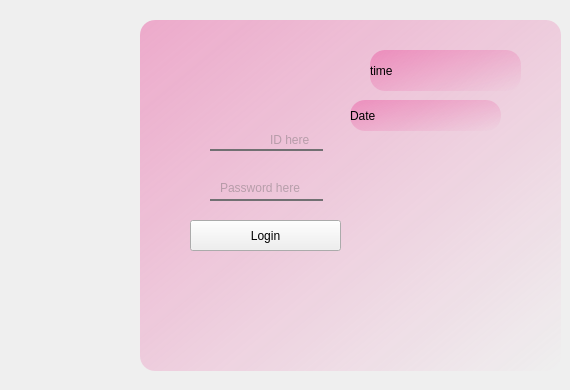
    <widget class="QWidget" name="loginWindow">
     <widget class="QFrame" name="login_frame">
      <property name="geometry">
       <rect>
        <x>140</x>
        <y>20</y>
        <width>421</width>
        <height>351</height>
       </rect>
      </property>
      <property name="styleSheet">
       <string notr="true">QFrame
{
border-radius: 15px;
	background-color: qlineargradient(spread:reflect, x1:0, y1:0, x2:1, y2:1, stop:0 rgba(233, 63, 147, 100), stop:1 rgba(0, 0, 0, 0));

}</string>
      </property>
      <property name="frameShape">
       <enum>QFrame::StyledPanel</enum>
      </property>
      <property name="frameShadow">
       <enum>QFrame::Raised</enum>
      </property>
      <widget class="QLabel" name="login_icon">
       <property name="geometry">
        <rect>
         <x>90</x>
         <y>20</y>
         <width>81</width>
         <height>71</height>
        </rect>
       </property>
       <property name="styleSheet">
        <string notr="true">image: url(:/new/prefix1/image/126205197_181879636821640_5647087082797402769_n.png);
background-color: rgba(255,255,255,0);
background-color: rgba(234, 114, 255, 0);

</string>
       </property>
       <property name="text">
        <string/>
       </property>
      </widget>
      <widget class="QLineEdit" name="id">
       <property name="geometry">
        <rect>
         <x>70</x>
         <y>110</y>
         <width>113</width>
         <height>21</height>
        </rect>
       </property>
       <property name="styleSheet">
        <string notr="true">color: rgb(0, 0, 0);
font: 75 10pt &quot;Century Gothic&quot;;
background:transparent;
border:none;

border-bottom:2px solid#717072;
</string>
       </property>
       <property name="text">
        <string/>
       </property>
      </widget>
      <widget class="QLineEdit" name="password">
       <property name="geometry">
        <rect>
         <x>70</x>
         <y>160</y>
         <width>113</width>
         <height>21</height>
        </rect>
       </property>
       <property name="styleSheet">
        <string notr="true">color: rgb(0, 0, 0);

background:transparent;
border:none;

border-bottom:2px solid#717072;
</string>
       </property>
       <property name="text">
        <string/>
       </property>
       <property name="echoMode">
        <enum>QLineEdit::Password</enum>
       </property>
      </widget>
      <widget class="QLabel" name="ID_here">
       <property name="geometry">
        <rect>
         <x>130</x>
         <y>110</y>
         <width>61</width>
         <height>20</height>
        </rect>
       </property>
       <property name="styleSheet">
        <string notr="true">background-color: rgba(255, 255, 255, 0);
color: rgba(97, 97, 97, 100);
font: italic 11pt &quot;Century Gothic&quot;;</string>
       </property>
       <property name="text">
        <string>ID here</string>
       </property>
      </widget>
      <widget class="QLabel" name="Password_here">
       <property name="geometry">
        <rect>
         <x>80</x>
         <y>160</y>
         <width>111</width>
         <height>16</height>
        </rect>
       </property>
       <property name="styleSheet">
        <string notr="true">background-color: rgba(255, 255, 255, 0);
color: rgb(97,97,97,100);
font: italic 11pt &quot;Century Gothic&quot;;</string>
       </property>
       <property name="text">
        <string>Password here</string>
       </property>
      </widget>
      <widget class="QLabel" name="Date">
       <property name="geometry">
        <rect>
         <x>210</x>
         <y>80</y>
         <width>151</width>
         <height>31</height>
        </rect>
       </property>
       <property name="text">
        <string>Date</string>
       </property>
      </widget>
      <widget class="QLabel" name="timer">
       <property name="geometry">
        <rect>
         <x>230</x>
         <y>30</y>
         <width>151</width>
         <height>41</height>
        </rect>
       </property>
       <property name="text">
        <string>time</string>
       </property>
      </widget>
      <zorder>Password_here</zorder>
      <zorder>ID_here</zorder>
      <zorder>login_icon</zorder>
      <zorder>id</zorder>
      <zorder>password</zorder>
      <zorder>Date</zorder>
      <zorder>timer</zorder>
     </widget>
     <widget class="QLabel" name="logo_the_big_day">
      <property name="geometry">
       <rect>
        <x>70</x>
        <y>230</y>
        <width>181</width>
        <height>151</height>
       </rect>
      </property>
      <property name="styleSheet">
       <string notr="true">image: url(:/new/prefix1/image/thebigdaylogo.png);</string>
      </property>
      <property name="text">
       <string/>
      </property>
     </widget>
     <widget class="QPushButton" name="login_button">
      <property name="geometry">
       <rect>
        <x>190</x>
        <y>220</y>
        <width>151</width>
        <height>31</height>
       </rect>
      </property>
      <property name="styleSheet">
       <string notr="true">font: italic 12pt &quot;Century Gothic&quot;;
color: qconicalgradient(cx:0.5, cy:0.5, angle:0, stop:0 rgba(35, 40, 3, 255), stop:0.16 rgba(136, 106, 22, 255), stop:0.225 rgba(166, 140, 41, 255), stop:0.285 rgba(204, 181, 74, 255), stop:0.345 rgba(235, 219, 102, 255), stop:0.415 rgba(245, 236, 112, 255), stop:0.52 rgba(209, 190, 76, 255), stop:0.57 rgba(187, 156, 51, 255), stop:0.635 rgba(168, 142, 42, 255), stop:0.695 rgba(202, 174, 68, 255), stop:0.75 rgba(218, 202, 86, 255), stop:0.815 rgba(208, 187, 73, 255), stop:0.88 rgba(187, 156, 51, 255), stop:0.935 rgba(137, 108, 26, 255), stop:1 rgba(35, 40, 3, 255));
border-bottom:2px solid#717072;
border-color: qconicalgradient(cx:0.5, cy:0.5, angle:0, stop:0 rgba(35, 40, 3, 255), stop:0.16 rgba(136, 106, 22, 255), stop:0.225 rgba(166, 140, 41, 255), stop:0.285 rgba(204, 181, 74, 255), stop:0.345 rgba(235, 219, 102, 255), stop:0.415 rgba(245, 236, 112, 255), stop:0.52 rgba(209, 190, 76, 255), stop:0.57 rgba(187, 156, 51, 255), stop:0.635 rgba(168, 142, 42, 255), stop:0.695 rgba(202, 174, 68, 255), stop:0.75 rgba(218, 202, 86, 255), stop:0.815 rgba(208, 187, 73, 255), stop:0.88 rgba(187, 156, 51, 255), stop:0.935 rgba(137, 108, 26, 255), stop:1 rgba(35, 40, 3, 255));
background-color: rgb(255, 212, 250);

border-radius:15px;}
QPushButton:hover{
	
	background-color: rgb(234, 78, 117);
</string>
      </property>
      <property name="text">
       <string>Login</string>
      </property>
     </widget>
    </widget>
